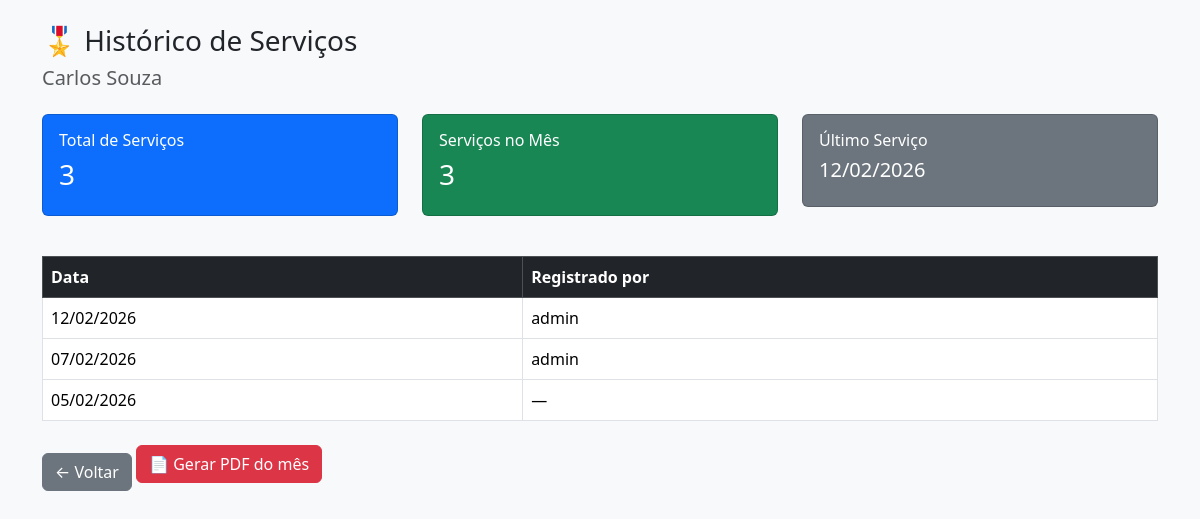
The page /militar/3/historico/ (signed in) on the database its author committed.
### core/models.py (models this page shows, shortened)
class Militar(models.Model):
    GRADUACOES_CHOICES = [
        ('SD', 'Soldado'),
        ('CB', 'Cabo'),
        ('3SG', '3º Sargento'),
        ('2SG', '2º Sargento'),
        ('1SG', '1º Sargento'),
        ('ST', 'Subtenente'),
        ('ASP', 'Aspirante'),
        ('2TEN', '2º Tenente'),
        ('1TEN', '1º Tenente'),
        ('CAP', 'Capitão'),
        ('MAJ', 'Major'),
        ('TC', 'Tenente-Coronel'),
        ('CEL', 'Coronel'),
        ('GEN', 'General'),
    ]
    nome = models.CharField(max_length=100)
    graduacao = models.CharField(max_length=20, choices=GRADUACOES_CHOICES)
    subunidade = models.CharField(max_length=50)
    ativo = models.BooleanField(default=True)

class Servico(models.Model):
    militar = models.ForeignKey(
        Militar,
        on_delete=models.CASCADE,
        related_name='servicos'
    )
    data = models.DateField()
    registrado_por = models.ForeignKey(
        User,
        on_delete=models.SET_NULL,
        null=True,
        blank=True
    )
    data_registro = models.DateTimeField(auto_now_add=True)
    class Meta:
        unique_together = ('militar', 'data')
        ordering = ['-data']
        verbose_name = 'Serviço'
        verbose_name_plural = 'Serviços'

### core/views.py (the view)
@login_required
def historico_militar(request, militar_id):
    if not pode_gerar_relatorios(request.user):
        return HttpResponseForbidden("Você não tem permissão para acessar este histórico.")
    militar = get_object_or_404(Militar, id=militar_id)
    servicos = Servico.objects.filter(
        militar=militar
    ).order_by('-data')
    hoje = date.today()
    total_servicos = servicos.count()
    ultimo_servico = servicos.first()
    total_mes = servicos.filter(
        data__month=hoje.month,
        data__year=hoje.year
    ).count()
    context = {
        'militar': militar,
        'servicos': servicos,
        'total_servicos': total_servicos,
        'ultimo_servico': ultimo_servico,
        'total_mes': total_mes,
    }
    return render(request, 'core/historico_militar.html', context)

### core/utils/permissoes.py (called while the page is built)
def is_admin(user):
    if not user or not user.is_authenticated:
        return False
    return user.is_superuser or user.groups.filter(name=ADMIN_GROUP).exists()

def pode_gerar_relatorios(user):
    return is_admin(user) or is_sargenteante(user)

### core/templates/core/historico_militar.html (shortened to what this page needs)
<!DOCTYPE html>
<html lang="pt-BR">
<head>
    <link href="https://cdn.jsdelivr.net/npm/bootstrap@5.3.2/dist/css/bootstrap.min.css"
          rel="stylesheet">
</head>
<body class="bg-light">
<div class="container mt-4">
    <h3>🎖️ Histórico de Serviços</h3>
    <h5 class="text-muted">{{ militar.nome }}</h5>
    <div class="row mt-4">
        <div class="col-md-4">
            <div class="card text-bg-primary mb-3">
                <div class="card-body">
                    <h6>Total de Serviços</h6>
                    <h3>{{ total_servicos }}</h3>
                </div>
            </div>
        </div>
        <div class="col-md-4">
            <div class="card text-bg-success mb-3">
                <div class="card-body">
                    <h6>Serviços no Mês</h6>
                    <h3>{{ total_mes }}</h3>
                </div>
            </div>
        </div>
        <div class="col-md-4">
            <div class="card text-bg-secondary mb-3">
                <div class="card-body">
                    <h6>Último Serviço</h6>
                    <h5>
                        {% if ultimo_servico %}
                            {{ ultimo_servico.data|date:"d/m/Y" }}
                        {% else %}
                            —
                        {% endif %}
                    </h5>
                </div>
            </div>
        </div>
    </div>
    <table class="table table-bordered table-hover mt-4">
        <thead class="table-dark">
            <tr>
                <th>Data</th>
                <th>Registrado por</th>
            </tr>
        </thead>
        <tbody>
            {% for servico in servicos %}
                <tr>
                    <td>{{ servico.data|date:"d/m/Y" }}</td>
                    <td>
                        {% if servico.registrado_por %}
                            {{ servico.registrado_por.username }}
                        {% else %}
                            —
                        {% endif %}
                    </td>
                </tr>
            {% empty %}
                <tr>
                    <td colspan="2" class="text-center">Nenhum serviço registrado</td>
                </tr>
            {% endfor %}
        </tbody>
    </table>
    <a href="{% url 'efetivo_do_dia' %}" class="btn btn-secondary mt-3">
        ← Voltar
    </a>
    <a href="{% url 'relatorio_mensal_militar_pdf' militar.id 2025 1 %}"
   class="btn btn-danger">
   📄 Gerar PDF do mês
</a>
</div>
</body>
</html>

### rows shown on the page
Militar: nome "Carlos Souza"
Servico: data "12/02/2026", registrado_por.username "admin"
Servico: data "07/02/2026", registrado_por.username "admin"
Servico: data "05/02/2026"

### other values the page prints
{{ total_servicos }} "3"
{{ total_mes }} "3"
